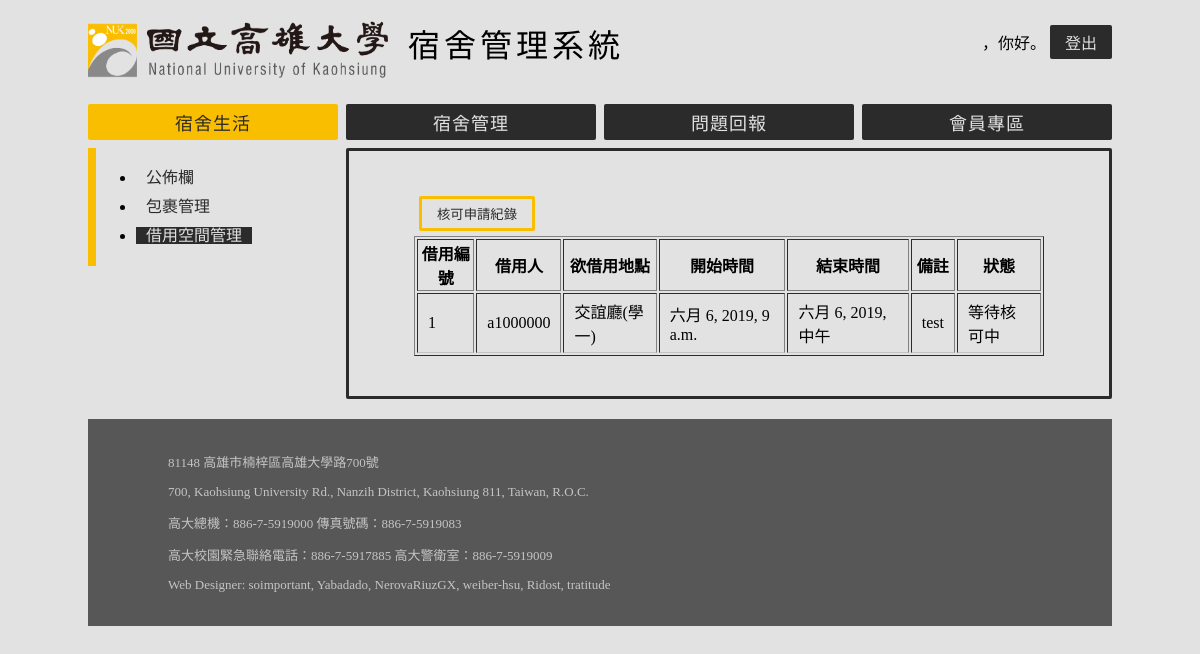
Before: /DLS/borrow/showall/ (signed in) with the older database file.
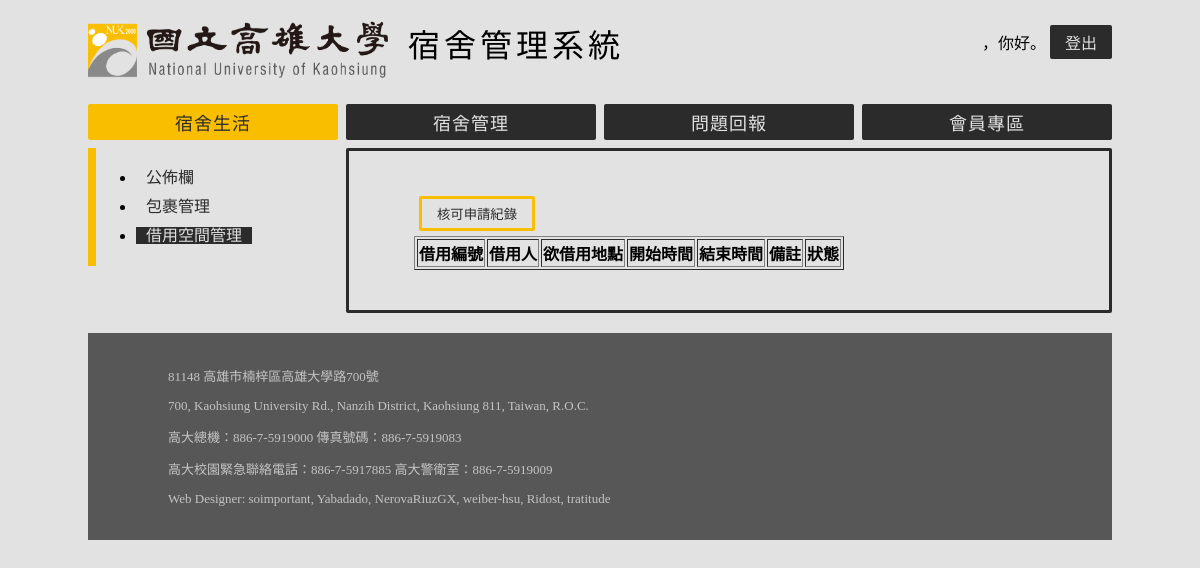
After: the same page with the newer database file.
### AS/models.py (models this page shows, shortened)
class BorrowRecord(models.Model):
    STATES = (
        (0, '等待核可中'),
        (1, '核可完成'),
        (2, '退件')
    )
    tag = models.ForeignKey('Equipment', on_delete = models.CASCADE)
    account = models.ForeignKey('Account', on_delete = models.CASCADE)
    start_time = models.DateTimeField()
    end_time = models.DateTimeField()
    memo = models.CharField(max_length = 512)
    confirm = models.IntegerField(choices = STATES)

class Account(models.Model):
    PERMISSIONS = (
        (0, '系統管理員'),
        (1, '宿舍管理員'),
        (2, '住宿生'),
        (3, '學生')
    )
    user = models.OneToOneField(User, on_delete=models.CASCADE)
    permission = models.IntegerField(choices=PERMISSIONS, default=3)
    phone = models.CharField(max_length=10, default='')

class Equipment(models.Model):
    STATES = (
        ('Free', '可借用'),
        ('InUse', '出借中'),
        ('NotAvailable', '不可使用')
    )
    tag = models.CharField(max_length = 16, primary_key = True)
    name = models.CharField(max_length = 20)
    current_state = models.CharField(max_length = 16, choices = STATES)

### DLS/views.py (the view)
# urls.py: path('borrow/showall/', ShowRecord),
def ShowRecord(request):
    is_manager = IsManager(request)
    record = BorrowRecord.objects.all().order_by('-confirm')
    return render(request, 'borrow/showall.html', locals())

### DLS/views.py (called while the page is built)
def IsManager(request):
    user = Account.objects.get(user = auth.get_user(request))
    return user.permission <= 1

### DLS/templates/borrow/showall.html
{% extends "AS/base.html" %}
{% block navbar %}
    {% include "navbar.html" %}
{% endblock %}
{% block sidebar %}
<ul>
    <li><a href="/DLS/billboard/" class="sidebar-item">公佈欄</a></li>
    {% if is_manager %}
        <li><a href="/DLS/package/" class="sidebar-item">包裹管理</a></li>
        <li><a href="/DLS/borrow/manage/" class="sidebar-item-selected">借用空間管理</a></li>
    {% else %}
        <li><a href="/DLS/package/" class="sidebar-item">查看包裹</a></li>
        <li><a href="/DLS/borrow/apply/" class="sidebar-item">申請借用空間</a></li>
        <li><a href="/DLS/borrow/status/" class = "sidebar-item">空間申請狀態</a></li>
    {% endif %}
</ul>
{% endblock %}
{% block article %}
<button class = 'button-accept' onclick="document.location.href = '../manage'">
    核可申請紀錄
</button>
<div>
    <table border = '1'>
        <thead>
            <tr>
                <th> 借用編號 </th>
                <th> 借用人 </th>
                <th> 欲借用地點 </th>
                <th> 開始時間 </th>
                <th> 結束時間 </th>
                <th> 備註 </th>
                <th> 狀態 </th>
            </tr>
        </thead>
        <tbody>
            {% for r in record %}
                <tr>
                    <td> {{ r.id }} </td>
                    <td> {{ r.account.user.username }} </td>
                    <td> {{ r.tag.name }} </td>
                    <td> {{ r.start_time }} </td>
                    <td> {{ r.end_time }} </td>
                    <td> {{ r.memo }}</td>
                    <td> {{ r.get_confirm_display }} </td>
                </tr>
            {% endfor %}
        </tbody>
    </table>
</div>
{% endblock %}

### AS/templates/AS/base.html (shortened to what this page needs)
<!DOCTYPE html>
<html>
<head>
    {% load staticfiles %}
    <link rel=stylesheet type="text/css" href={% static "AS/main_style.css" %}>
</head>
<body id="body">
    <div id="main-container">
        <header id="header">
            <div id="system-logo">
                <span><img src={% static "AS/logoword_.png" %} width=300 height=60></span>
            </div>
            <div id="system-title">
                <span>宿舍管理系統</span>
            </div>
            <div id="login">
                {% if request.user.is_authenticated %}
                <span>
                    {{ request.user.first_name }}，你好。
                </span>
                <span>
                    <a href="/AS/logout/" class="login-button">登出</a>
                </span>
                {% endif %}
            </div>
        </header>
        <div id="content-container">
            <nav id="navbar">
                {% block navbar %}{% endblock %}
            </nav>
            <div id="content">
                <aside id="sidebar">
                    <div id="sidebar-guide"></div>
                    <div id="sidebar-list">{% block sidebar %}{% endblock %}</div>
                </aside>
                <div id="article">{% block article %}{% endblock %}</div>
            </div>
        </div>
        <footer id="footer">
            <p>81148 高雄市楠梓區高雄大學路700號</p>
            <p>700, Kaohsiung University Rd., Nanzih District, Kaohsiung 811, Taiwan, R.O.C.</p>
            <p>高大總機：886-7-5919000 傳真號碼：886-7-5919083</p>
            <p>高大校園緊急聯絡電話：886-7-5917885 高大警衛室：886-7-5919009</p>
            <p>Web Designer: soimportant, Yabadado, NerovaRiuzGX, weiber-hsu, Ridost, tratitude</p>
        </footer>
    </div>
</body>
</html>

### DLS/templates/navbar.html
<a href="/DMS/main/" class="navbar-item">宿舍管理</a>
<a href="/DLS/billboard/" class="navbar-item-selected">宿舍生活</a>
<a href="/RS/main/" class="navbar-item">問題回報</a>
<a href="/AS/main/" class="navbar-item">會員專區</a>

### AS/static/AS/main_style.css (style rules this page uses)
* { -webkit-box-sizing: border-box; -moz-box-sizing: border-box; box-sizing: border-box; transition: background-color .2s ease-out, font-color .2s ease-out; }
#body { font-family: "NS-Regular"; background-color: #e2e2e2; margin: 0 auto; max-width: 1024px; min-width: 600px; }
#header { display: flex; align-items: stretch; margin: 20px 0; }
#system-title { flex: 1; min-width: 240px; font-family: "NS-Bold"; padding-left: 20px; font-size: 32px; letter-spacing: 4px; vertical-align: middle; }
#login { flex: 1; padding-top: 5px; padding-right: 0; vertical-align: middle; text-align: right; min-width: 120px; }
.login-button:link, .login-button:visited { background-color: #2b2b2b; color: #e2e2e2; text-decoration: none; padding: 5px 15px; text-align: center; display: inline-block; min-width: 45px; border-radius: 2px; }
#content-container { margin: 20px 0; }
#navbar { display: flex; justify-content: space-between; margin: 8px 0; }
.navbar-item:link, .navbar-item:visited { flex: 1; order: 2; font-family: "NS-Medium"; max-width: 250px; min-width: 150px; text-align: center; vertical-align: center; font-size: 18px; letter-spacing: 1px; color: #e2e2e2; background-color: #2b2b2b; padding: 5px; text-decoration: none; border-radius: 2px; }
.navbar-item-selected:link, .navbar-item-selected:visited { flex: 1; order: 1; font-family: "NS-Medium"; max-width: 250px; min-width: 150px; text-align: center; font-size: 18px; letter-spacing: 1px; color: #2b2b2b; background-color: #fabe00; padding: 5px; text-decoration: none; border-radius: 2px; }
#content { display: flex; align-items: flex-start; justify-content: space-between; margin: 5px 0; }
#sidebar { flex: 1; max-width: 250px; min-width: 150px; flex-basis: 250px; display: flex; }
#sidebar-guide { width: 8px; background-color: #fabe00; }
#sidebar-list { line-height: 180%; }
#sidebar-list li a { padding: 0 10px; }
.sidebar-item:link, .sidebar-item:visited { text-decoration: none; color: #2b2b2b; }
.sidebar-item-selected:link, .sidebar-item-selected:visited { background-color: #2b2b2b; text-decoration: none; color: #e2e2e2; }
#article { flex: 3; padding: 40px 65px; max-width: 766px; min-width: 450px; flex-basis: 750px; border: 3px solid #2b2b2b; border-radius: 2px; }
#footer { position: relative; padding: 20px 80px; font-size: 13px; color: #c4c4c4; background-color: #575757; }
.button-accept { background-color: transparent; font-family: "NS-Medium"; color: #2b2b2b; border: 3px solid #fabe00; border-radius: 2px; text-decoration: none; padding: 5px 15px; margin: 5px; }

Changed rows visible on the page:
removed BorrowRecord: id "1", account.user.username "a1000000", tag.name "交誼廳(學一)", start_time "六月 6, 2019, 9 a.m.", end_time "六月 6, 2019, 中午", memo "test", confirm "等待核可中"
